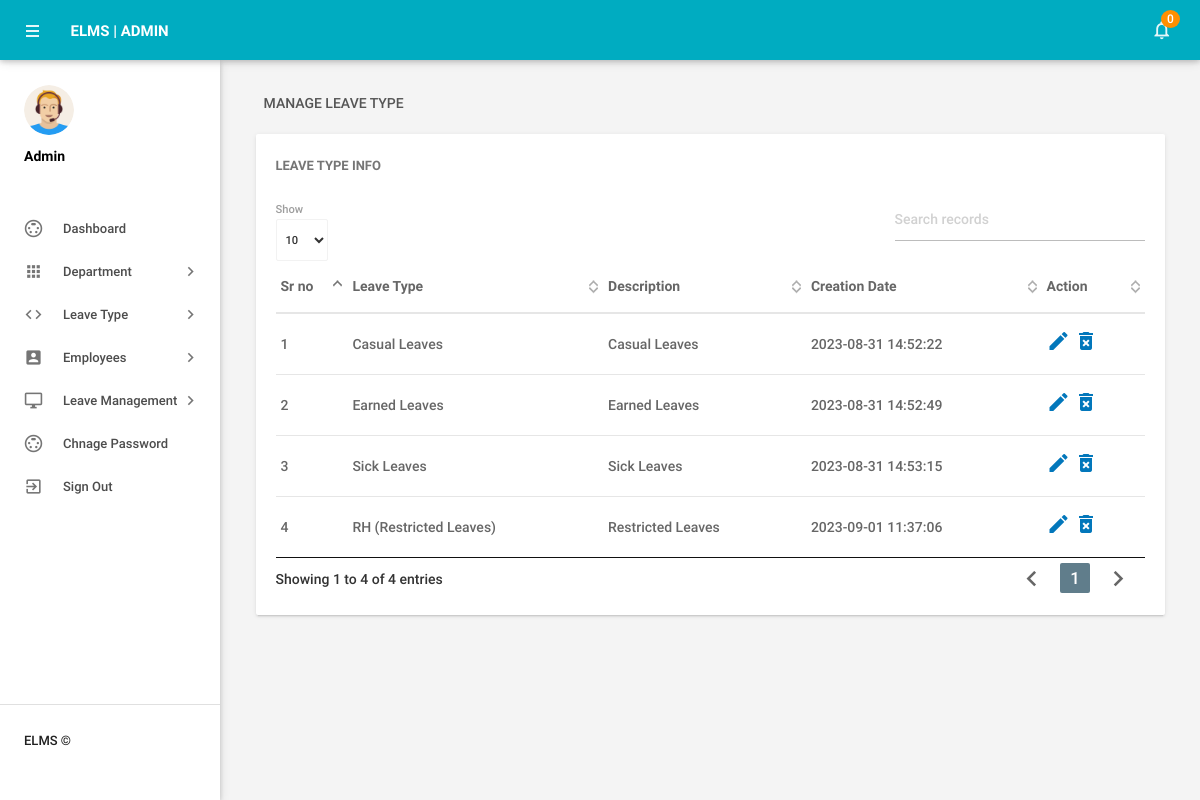
The page /admin/manageleavetype.php (signed in) on the database as committed earlier.
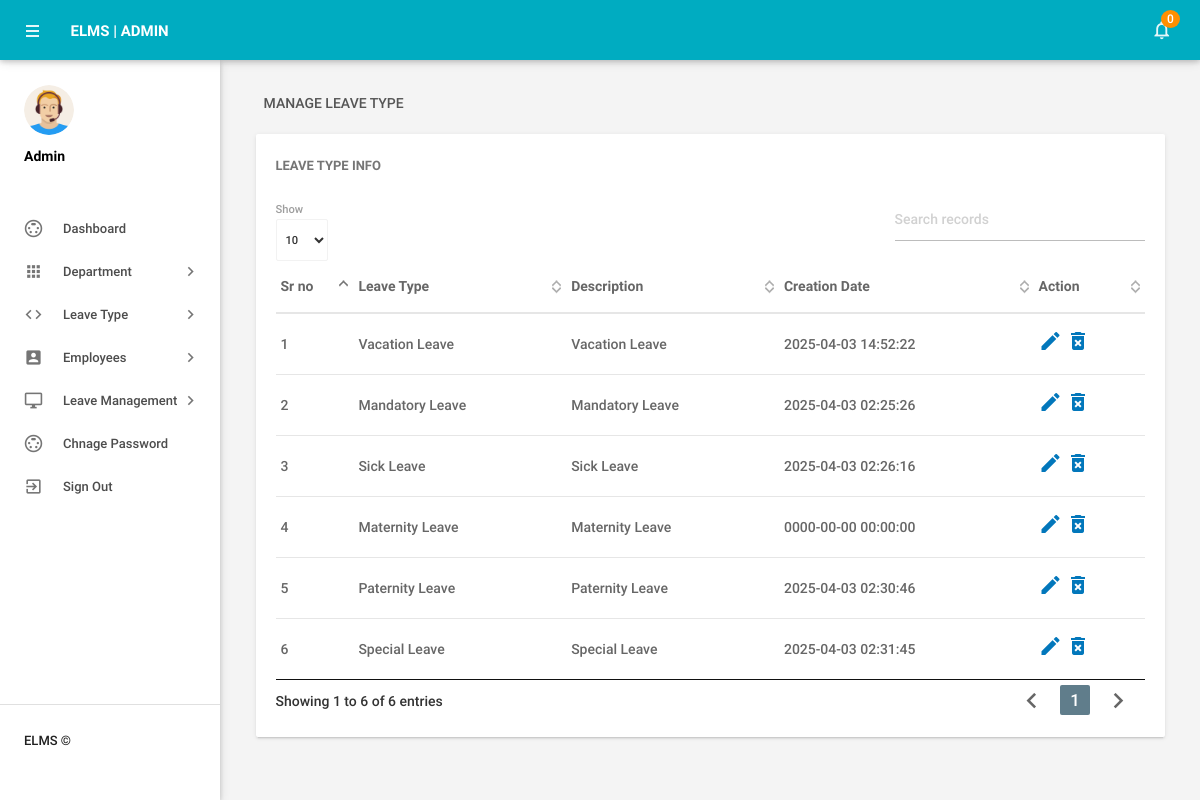
The same page on the database as committed later.
### tables this page shows
CREATE TABLE `tblleavetype` (
  `id` int(11) NOT NULL,
  `LeaveType` varchar(200) DEFAULT NULL,
  `Description` mediumtext DEFAULT NULL,
  `CreationDate` timestamp NOT NULL DEFAULT current_timestamp()
);

### admin/manageleavetype.php (the view, shortened to what this page needs)
<?php
include('includes/config.php');
if(strlen($_SESSION['alogin'])==0)
    {
header('location:index.php');
}
else{
 ?>
<!DOCTYPE html>
<html lang="en">
    <head>
        <link type="text/css" rel="stylesheet" href="../assets/plugins/materialize/css/materialize.min.css"/>
        <link href="../assets/plugins/material-preloader/css/materialPreloader.min.css" rel="stylesheet">
        <link href="../assets/plugins/datatables/css/jquery.dataTables.min.css" rel="stylesheet">
        <link href="../assets/css/alpha.min.css" rel="stylesheet" type="text/css"/>
        <link href="../assets/css/custom.css" rel="stylesheet" type="text/css"/>
    </head>
    <body>
       <?php include('includes/header.php');?>
       <?php include('includes/sidebar.php');?>
            <main class="mn-inner">
                <div class="row">
                    <div class="col s12">
                        <div class="page-title">Manage Leave Type</div>
                    </div>
                    <div class="col s12 m12 l12">
                        <div class="card">
                            <div class="card-content">
                                <span class="card-title">Leave Type Info</span>
                                <table id="example" class="display responsive-table ">
                                    <thead>
                                        <tr>
                                            <th>Sr no</th>
                                            <th>Leave Type</th>
                                            <th>Description</th>
                                            <th>Creation Date</th>
                                            <th>Action</th>
                                        </tr>
                                    </thead>
                                    <tbody>
<?php $sql = "SELECT * from tblleavetype";
$query = $dbh -> prepare($sql);
$query->execute();
$results=$query->fetchAll(PDO::FETCH_OBJ);
$cnt=1;
if($query->rowCount() > 0)
{
foreach($results as $result)
{               ?>
                                        <tr>
                                            <td> <?php echo htmlentities($cnt);?></td>
                                            <td><?php echo htmlentities($result->LeaveType);?></td>
                                            <td><?php echo htmlentities($result->Description);?></td>
                                            <td><?php echo htmlentities($result->CreationDate);?></td>
                                            <td><a href="editleavetype.php?lid=<?php echo htmlentities($result->id);?>"><i class="material-icons">mode_edit</i></a>
                                            <a href="manageleavetype.php?del=<?php echo htmlentities($result->id);?>" onclick="return confirm('Do you want to delete');"> <i class="material-icons">delete_forever</i></a> </td>
                                        </tr>
                                         <?php $cnt++;} }?>
                                    </tbody>
                                </table>
                            </div>
                        </div>
                    </div>
                </div>
            </main>
        </div>
        <div class="left-sidebar-hover"></div>
    </body>
</html>
<?php } ?>

### admin/includes/header.php (shortened to what this page needs)
        <div class="mn-content fixed-sidebar">
            <header class="mn-header navbar-fixed">
                <nav class="cyan darken-1">
                    <div class="nav-wrapper row">
                        <section class="material-design-hamburger navigation-toggle">
                            <a href="#" data-activates="slide-out" class="button-collapse show-on-large material-design-hamburger__icon">
                                <span class="material-design-hamburger__layer"></span>
                            </a>
                        </section>
                        <div class="header-title col s3">
                            <span class="chapter-title">ELMS | Admin</span>
                        </div>
                        <ul class="right col s9 m3 nav-right-menu">
                            <li class="hide-on-small-and-down"><a href="javascript:void(0)" data-activates="dropdown1" class="dropdown-button dropdown-right show-on-large"><i class="material-icons">notifications_none</i>
<?php
$isread=0;
$sql = "SELECT id from tblleaves where IsRead=:isread";
$query = $dbh -> prepare($sql);
$query->bindParam(':isread',$isread,PDO::PARAM_STR);
$query->execute();
$unreadcount=$query->rowCount();?>
                                <span class="badge"><?php echo htmlentities($unreadcount);?></span></a></li>
                        </ul>
                    </div>
                </nav>
            </header>

### admin/includes/sidebar.php (shortened to what this page needs)
   <aside id="slide-out" class="side-nav white fixed">
              <div class="side-nav-wrapper">
                  <div class="sidebar-profile">
                      <div class="sidebar-profile-image">
                          <img src="../assets/images/profile-image.png" class="circle" alt="">
                      </div>
                      <div class="sidebar-profile-info">
                              <p>Admin</p>
                      </div>
                  </div>
              <ul class="sidebar-menu collapsible collapsible-accordion" data-collapsible="accordion">
                  <li class="no-padding"><a class="waves-effect waves-grey" href="dashboard.php"><i class="material-icons">settings_input_svideo</i>Dashboard</a></li>
                  <li class="no-padding">
                      <a class="collapsible-header waves-effect waves-grey"><i class="material-icons">apps</i>Department<i class="nav-drop-icon material-icons">keyboard_arrow_right</i></a>
                  </li>
                  <li class="no-padding">
                      <a class="collapsible-header waves-effect waves-grey"><i class="material-icons">code</i>Leave Type<i class="nav-drop-icon material-icons">keyboard_arrow_right</i></a>
                  </li>
                  <li class="no-padding">
                      <a class="collapsible-header waves-effect waves-grey"><i class="material-icons">account_box</i>Employees<i class="nav-drop-icon material-icons">keyboard_arrow_right</i></a>
                  </li>
 <li class="no-padding">
                      <a class="collapsible-header waves-effect waves-grey"><i class="material-icons">desktop_windows</i>Leave Management<i class="nav-drop-icon material-icons">keyboard_arrow_right</i></a>
                  </li>
<li class="no-padding"><a class="waves-effect waves-grey" href="changepassword.php"><i class="material-icons">settings_input_svideo</i>Chnage Password</a></li>
                      <li class="no-padding">
                              <a class="waves-effect waves-grey" href="logout.php"><i class="material-icons">exit_to_app</i>Sign Out</a>
                          </li>
              </ul>
                 <div class="footer">
                  <p class="copyright">ELMS ©</p>
              </div>
              </div>
          </aside>

Rows that differ between the two databases and show on the page:
changed tblleavetype: LeaveType "Casual Leaves" → "Vacation Leave"; Description "Casual Leaves" → "Vacation Leave"; CreationDate "2023-08-31 14:52:22" → "2025-04-03 14:52:22"
changed tblleavetype: LeaveType "Earned Leaves" → "Mandatory Leave"; Description "Earned Leaves" → "Mandatory Leave"; CreationDate "2023-08-31 14:52:49" → "2025-04-03 02:25:26"
changed tblleavetype: LeaveType "Sick Leaves" → "Sick Leave"; Description "Sick Leaves" → "Sick Leave"; CreationDate "2023-08-31 14:53:15" → "2025-04-03 02:26:16"
changed tblleavetype: LeaveType "RH (Restricted Leaves)" → "Maternity Leave"; Description "Restricted Leaves" → "Maternity Leave"; CreationDate "2023-09-01 11:37:06" → "0000-00-00 00:00:00"
added tblleavetype: LeaveType "Paternity Leave", Description "Paternity Leave", CreationDate "2025-04-03 02:30:46"
added tblleavetype: LeaveType "Special Leave", Description "Special Leave", CreationDate "2025-04-03 02:31:45"
Other text that changed with them:
text written by a page script: "Show Showing 1 to 4 of 4 entries 1" → "Show Showing 1 to 6 of 6 entries 1"
